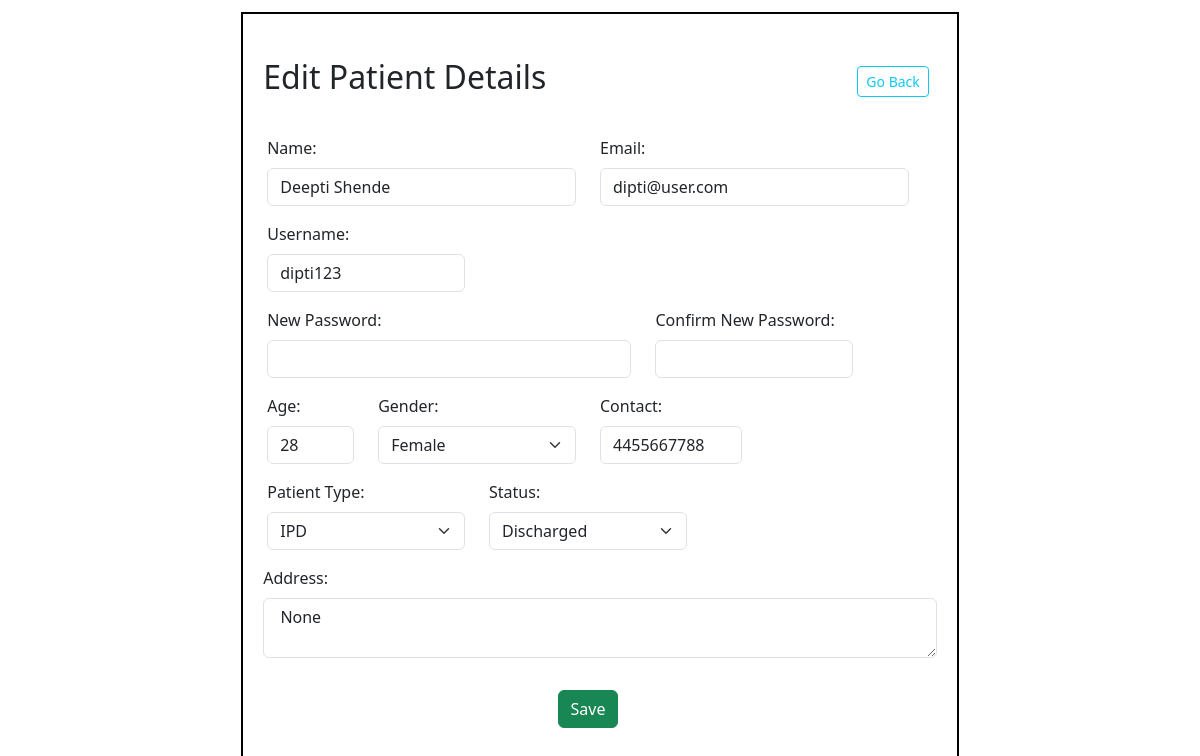
Page /registered_patients/3 on the earlier database version.
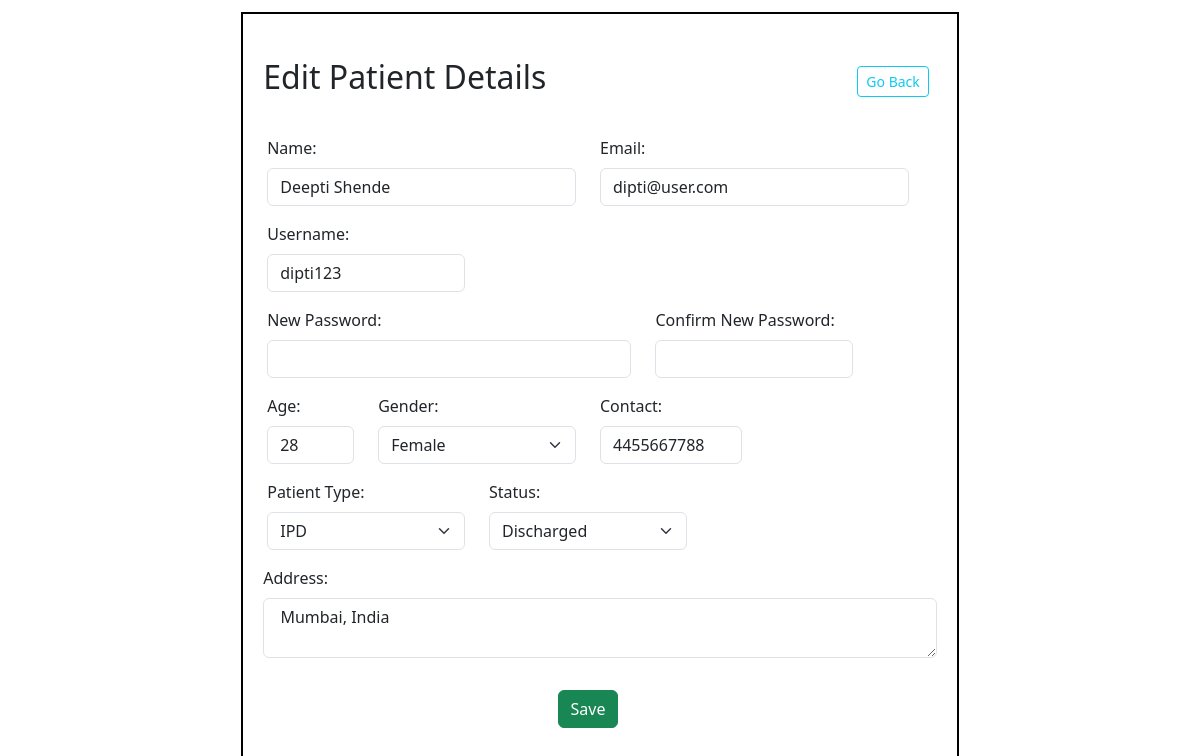
Same page on the later database version.
### application/models.py (models this page shows)
class Patient(db.Model):
    __tablename__ = "Patient"
    patient_id = db.Column(db.Integer, primary_key=True)
    name = db.Column(db.String(), nullable=False)
    phone = db.Column(db.String())
    age = db.Column(db.Integer)
    gender = db.Column(db.String())
    email = db.Column(db.String(), unique=True)
    username = db.Column(db.String(), unique=True, nullable=False)
    password = db.Column(db.String(), nullable=False)
    address = db.Column(db.String())
    patient_type = db.Column(db.String(), default='OPD')  # OPD/IPD
    status = db.Column(db.String(), default='Active')
    consultant = db.Column(db.Integer, db.ForeignKey('Doctor.doctor_id'))  #foreignkey
    appointments = db.relationship('Appointment', backref='patient', lazy=True)  # relationship
    treatment = db.relationship('Treatment', backref='patient', lazy=True) #realtionship

### application/controllers.py (the view, shortened to what this page needs)
@app.route('/registered_patients/<int:pat_id>', methods=['GET','POST'])
def registered_patients(pat_id):
    patient = Patient.query.filter_by(patient_id=pat_id).first()
    return render_template('registered_patients.html', patient=patient)

### templates/registered_patients.html (shortened to what this page needs)
<!DOCTYPE html>
<html lang="en">
    <head>
        <link rel="stylesheet" href="/static/style.css">
        <link href="https://cdn.jsdelivr.net/npm/bootstrap@5.3.8/dist/css/bootstrap.min.css" rel="stylesheet"
>
    </head>
    <body>
        <div id="main">
            <div id="canvas"> <br>
                <div class="d-flex justify-content-between align-items-center">
                        <h2 class="headings">Edit Patient Details</h2>
                        <a href="/admin" class="btn btn-outline-info btn-sm mx-2">Go Back</a>
                </div>
                <br> <br>
                <form  class="row g-3" action="/registered_patients/{{patient.patient_id}}" method="post">
                    <div class="row">
                        <div class="col-md-6">
                            <label for="inputname" class="form-label">Name:</label>
                            <input type="text" class="form-control" id="inputname" value="{{patient.name}}" name="name">
                        </div>
                        <div class="col-md-6">
                            <label for="inputEmail4" class="form-label">Email:</label>
                            <input type="email" class="form-control" id="inputEmail4" value="{{patient.email}}" readonly>
                        </div>
                    </div> <br>
                    <div class="row gy-2">
                        <div class="col-md-4">
                            <label for="user" class="form-label">Username:</label>
                            <input type="text" class="form-control" id="user" name="uname" value="{{patient.username}}" readonly>
                        </div>
                    </div> <br>
                    <div class="row gy-2" >
                        <div class="col-md-7">
                            <label for="inputPassword4" class="form-label">New Password:</label>
                            <input type="password" class="form-control" id="inputPassword4" name="pwd">
                        </div>
                        <div class="col-md-4">
                            <label for="inputPasswordConfirm" class="form-label">Confirm New Password:</label>
                            <input type="password" class="form-control" id="inputPasswordConfirm" name="confirm_pwd">
                        </div>
                    </div> <br>
                    <div class="row gy-2">
                        <div class="col-2">
                            <label for="age" class="form-label">Age:</label>
                            <input type="text" class="form-control" id="age" value="{{patient.age}}" name="age">
                        </div>
                        <div class="col-4">
                            <label for="gen" class="form-label">Gender:</label>
                            <select id="gen" name="gender" class="form-select">
                            <option value="Female" {% if patient.gender == "Female" %}selected{% endif %}>Female</option>
                            </select>
                        </div>
                        <div class="col-3">
                            <label for="phone" class="form-label">Contact:</label>
                            <input type="text" class="form-control" id="phone" name="phone" value="{{patient.phone}}" pattern="\d{10}" minlength="10" maxlength="10" title="Phone number must be exactly 10 digits">
                        </div>
                    </div> <br>
                    <div class="row gy-2">
                        <div class="col-4">
                            <label for="type" class="form-label">Patient Type:</label>
                            <select id="type" name="type" class="form-select">
                            <option value="IPD" {% if patient.patient_type == "IPD" %}selected{% endif %}>IPD</option>
                            </select>
                        </div>
                        <div class="col-4">
                            <label for="sta" class="form-label">Status:</label>
                            <select id="sta" name="status" class="form-select">
                            <option value="Discharged" {% if patient.status == "Discharged" %}selected{% endif %}>Discharged</option>
                            </select>
                        </div>
                    </div> <br>
                    <div class="col-12">
                        <label for="inputAddress" class="form-label">Address:</label>
                        <textarea class="form-control" id="inputAddress" style="height: 60px;" name="address" > {{ patient.address }}</textarea>
                    </div>
                    <br>
                    <div class="row gy-3">
                        <div class="text-center">
                            <input type="submit" class="btn btn-success" value="Save">
                        </div> <br>
                    </div>
                </form> <br>
            </div>
        </div>
    </body>
</html>

### static/style.css (style rules this page uses)
* { margin: 0; }
#main,canvas { border: 2px solid white; margin-top: 10px; height: auto; }
#canvas { width: 60%; height: 600px; margin:auto; border: 2px solid black; }

### templates/registered_patients.html (style rules this page uses)
#canvas { padding: 20px; height: auto; }

Differences in the rows shown:
changed Patient "Deepti Shende": address "None" → "Mumbai, India"
